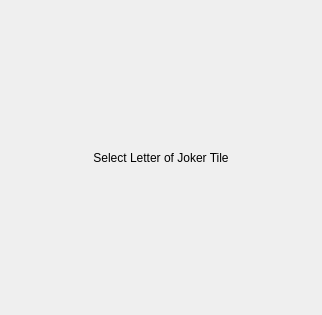
<?xml version="1.0" encoding="UTF-8"?>
<ui version="4.0">
 <class>letter_select</class>
 <widget class="QDialog" name="letter_select">
  <property name="geometry">
   <rect>
    <x>0</x>
    <y>0</y>
    <width>322</width>
    <height>315</height>
   </rect>
  </property>
  <property name="sizePolicy">
   <sizepolicy hsizetype="Minimum" vsizetype="Minimum">
    <horstretch>0</horstretch>
    <verstretch>0</verstretch>
   </sizepolicy>
  </property>
  <property name="windowTitle">
   <string>Dialog</string>
  </property>
  <property name="sizeGripEnabled">
   <bool>false</bool>
  </property>
  <property name="modal">
   <bool>false</bool>
  </property>
  <layout class="QVBoxLayout" name="verticalLayout_2">
   <property name="spacing">
    <number>0</number>
   </property>
   <property name="leftMargin">
    <number>10</number>
   </property>
   <property name="topMargin">
    <number>10</number>
   </property>
   <property name="rightMargin">
    <number>10</number>
   </property>
   <property name="bottomMargin">
    <number>10</number>
   </property>
   <item>
    <widget class="QFrame" name="frame">
     <property name="sizePolicy">
      <sizepolicy hsizetype="Expanding" vsizetype="Expanding">
       <horstretch>0</horstretch>
       <verstretch>0</verstretch>
      </sizepolicy>
     </property>
     <property name="frameShape">
      <enum>QFrame::NoFrame</enum>
     </property>
     <property name="frameShadow">
      <enum>QFrame::Raised</enum>
     </property>
     <layout class="QVBoxLayout" name="verticalLayout">
      <item>
       <widget class="QFrame" name="joker_label_container">
        <property name="frameShape">
         <enum>QFrame::NoFrame</enum>
        </property>
        <property name="frameShadow">
         <enum>QFrame::Raised</enum>
        </property>
        <layout class="QHBoxLayout" name="horizontalLayout">
         <item>
          <widget class="QLabel" name="joker_label">
           <property name="sizePolicy">
            <sizepolicy hsizetype="Fixed" vsizetype="Fixed">
             <horstretch>0</horstretch>
             <verstretch>0</verstretch>
            </sizepolicy>
           </property>
           <property name="minimumSize">
            <size>
             <width>40</width>
             <height>40</height>
            </size>
           </property>
           <property name="maximumSize">
            <size>
             <width>40</width>
             <height>40</height>
            </size>
           </property>
           <property name="text">
            <string/>
           </property>
           <property name="alignment">
            <set>Qt::AlignCenter</set>
           </property>
          </widget>
         </item>
        </layout>
       </widget>
      </item>
      <item>
       <widget class="QLabel" name="title">
        <property name="text">
         <string>Select Letter of Joker Tile</string>
        </property>
        <property name="alignment">
         <set>Qt::AlignCenter</set>
        </property>
       </widget>
      </item>
      <item>
       <widget class="QFrame" name="letter_container">
        <property name="frameShape">
         <enum>QFrame::NoFrame</enum>
        </property>
        <property name="frameShadow">
         <enum>QFrame::Raised</enum>
        </property>
        <layout class="QVBoxLayout" name="verticalLayout_3">
         <property name="topMargin">
          <number>20</number>
         </property>
         <item>
          <layout class="QGridLayout" name="letter_layout">
           <property name="spacing">
            <number>5</number>
           </property>
          </layout>
         </item>
        </layout>
       </widget>
      </item>
     </layout>
    </widget>
   </item>
  </layout>
 </widget>
 <resources/>
 <connections/>
</ui>
